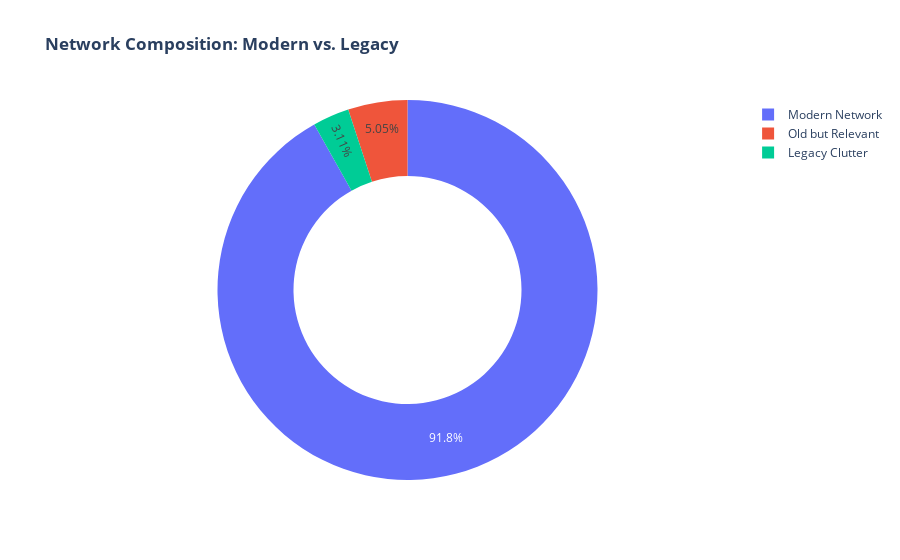

Write notebook code for a chart like this one.
### Code cell
import plotly.express as px

fig_clutter = px.pie(
    df_conn, 
    names='Network_Status', 
    hole=0.6,
    title="<b>Network Composition: Modern vs. Legacy</b>",
    color_discrete_map={
        'Modern Network': '#00D1B2',    # Fresh Teal
        'Old but Relevant': '#636EFA',  # Reliable Blue
        'Legacy Clutter': '#EF553B'      # Warning Red
    },
    template="plotly_white"
)

fig_clutter.update_layout(showlegend=True)
fig_clutter.show()

### Figure 1 — Plotly figure (JSON) as saved in the notebook; plotly's stock layout.template omitted (floating-point values rounded to 4 significant figures; data arrays with more than 128 entries replaced by an {"elided": "..."} marker saying what was removed)
{"data": [{"domain": {"x": [0, 1], "y": [0, 1]}, "hole": 0.6, "hovertemplate": "Network_Status=%{label}<extra></extra>", "labels": {"elided": "1029 str values"}, "legendgroup": "", "name": "", "showlegend": true, "type": "pie"}], "layout": {"legend": {"tracegroupgap": 0}, "showlegend": true, "title": {"text": "<b>Network Composition: Modern vs. Legacy</b>"}}}
